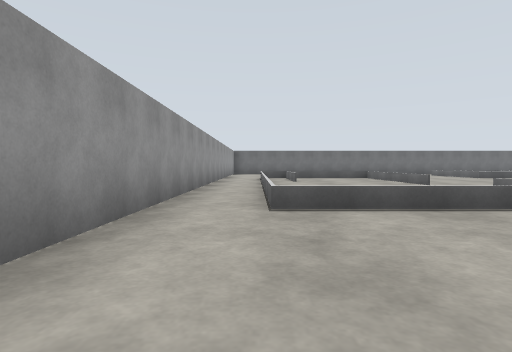
[1] (above)

24 first-person views from a walk through a Gazebo world. The camera is 0.94 m above the floor, tilts 2° down and sees 80° across. The floor is counted in squares, 2 m on a side. Each view is taken from the middle of a square. On the plan, view 1 faces up. The plan holds only what a view shows up to about 9 squares ahead; the rest is blank.

[2]
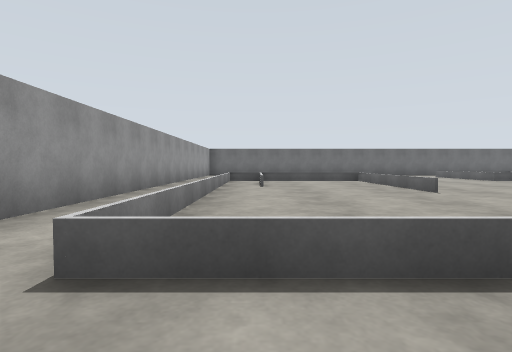

[3]
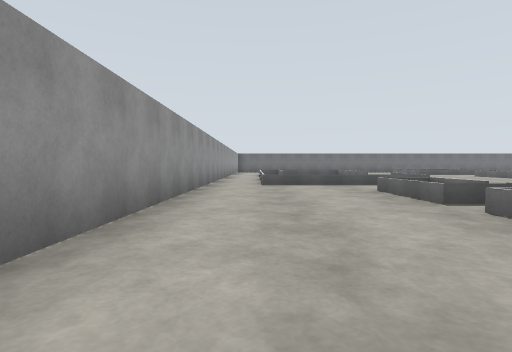

[4]
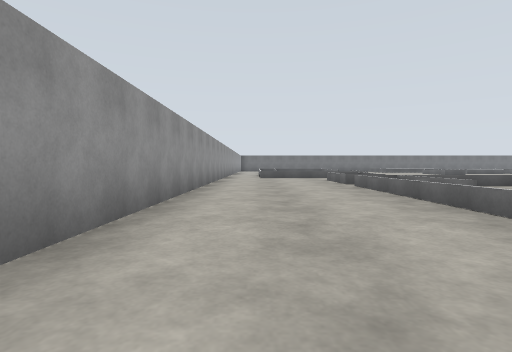

[5]
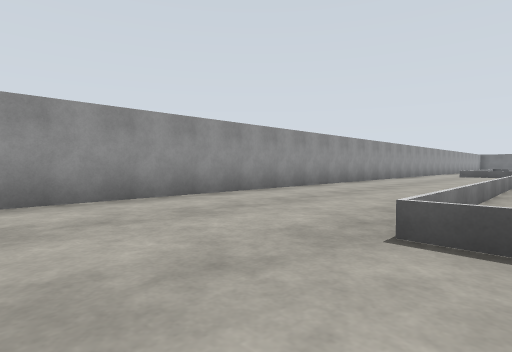

[6]
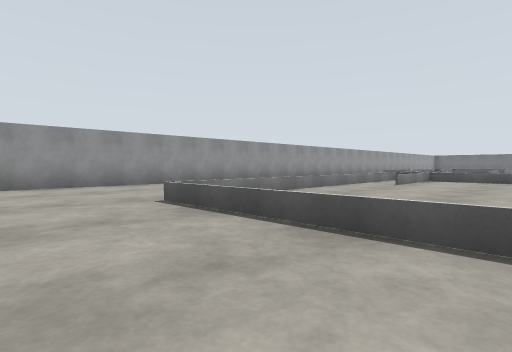

[7]
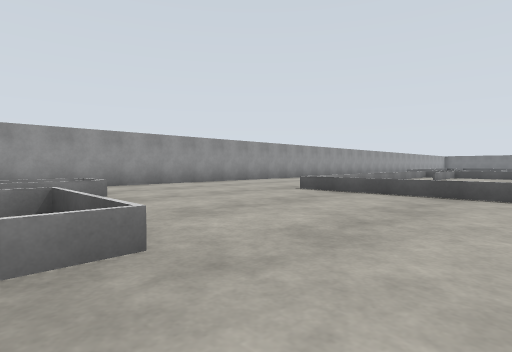

[8]
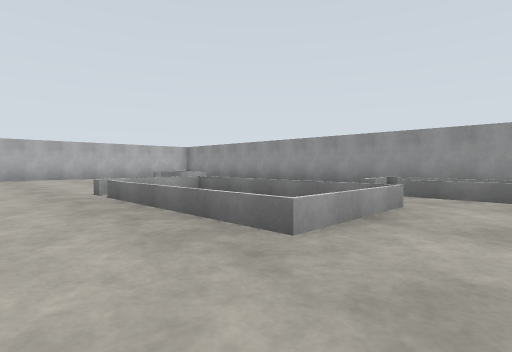

[9]
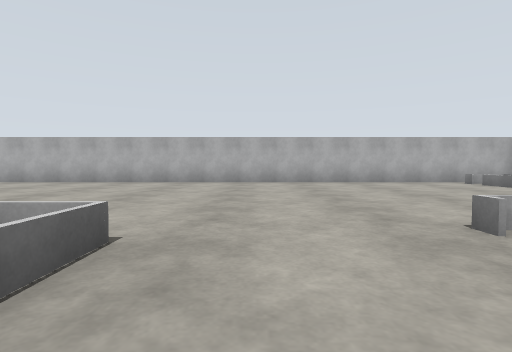

[10]
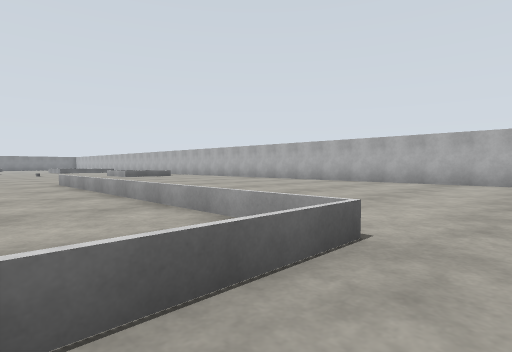

[11]
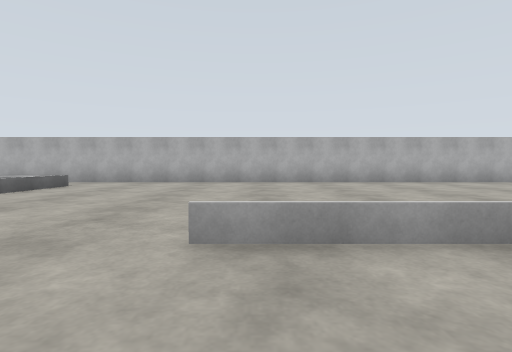

[12]
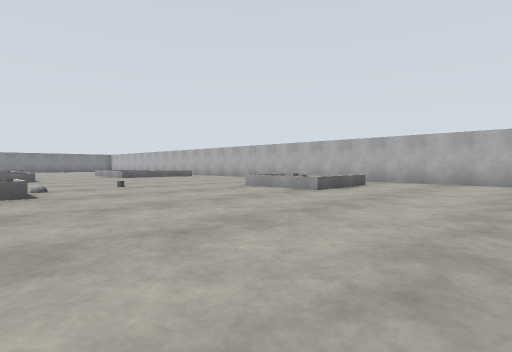

[13]
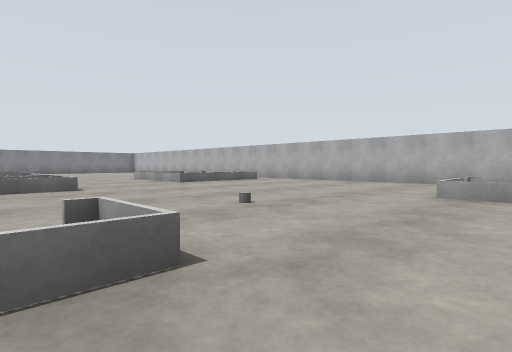

[14]
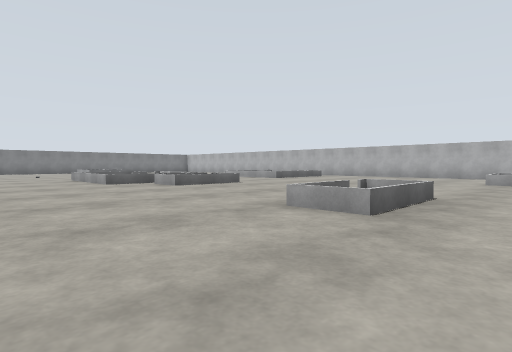

[15]
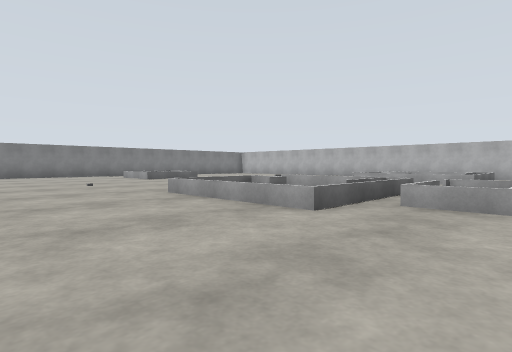

[16]
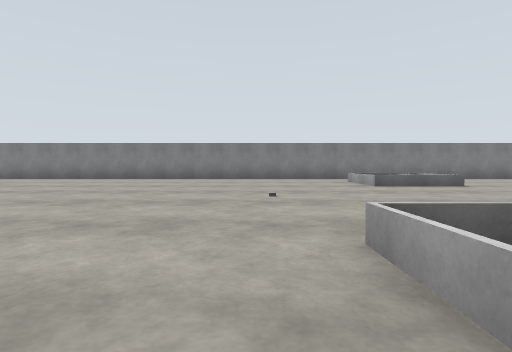

[17]
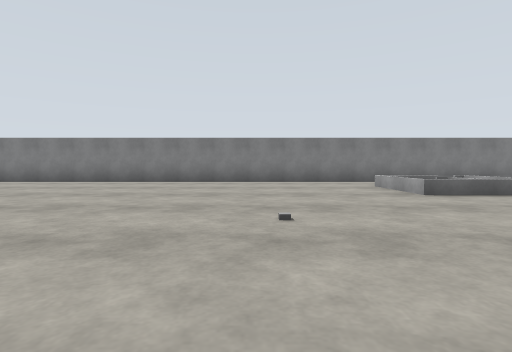

[18]
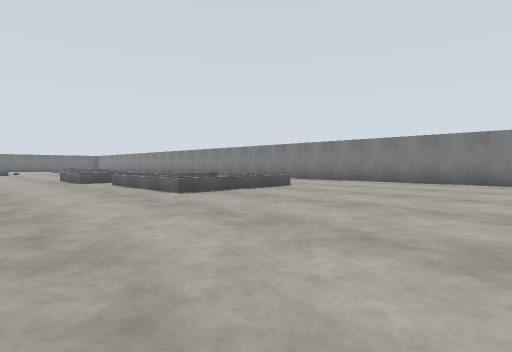

[19]
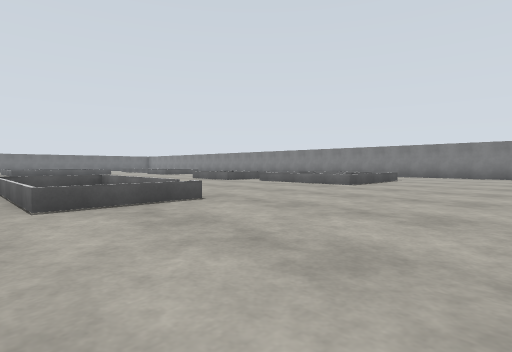

[20]
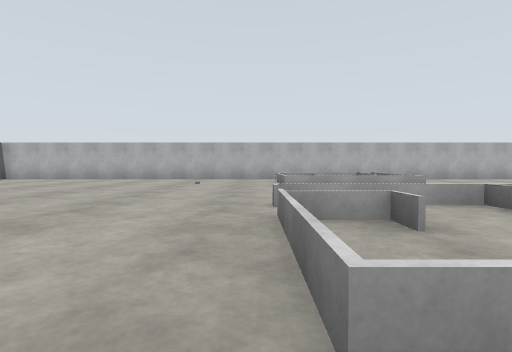

[21]
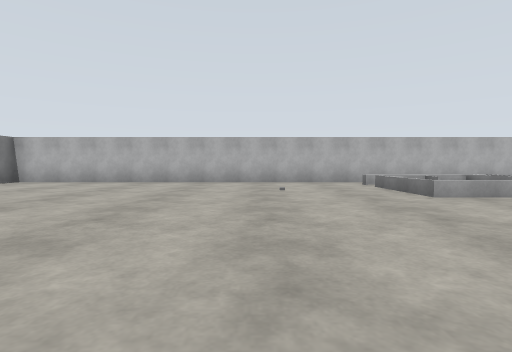

[22]
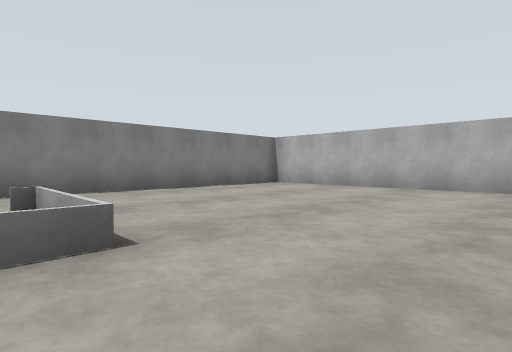

[23]
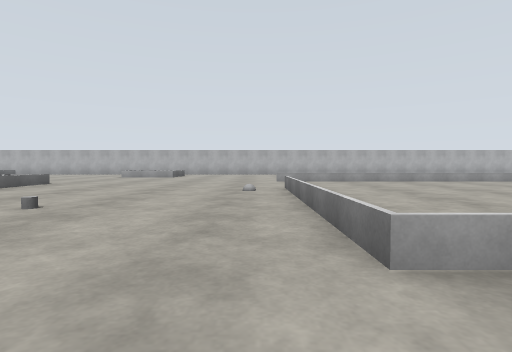

[24]
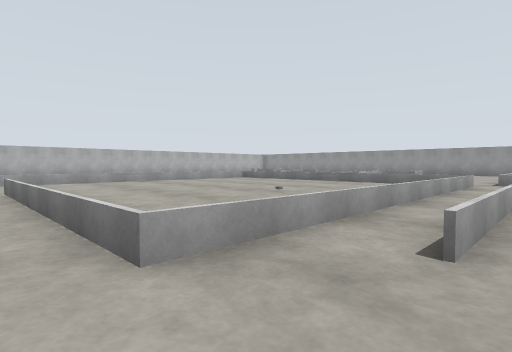

### Floor plan
Key: @ floor where view 1 was taken; # wall or solid block; x gap in a wall; . floor; = window, fence, low wall or low ledge; C grey cylinder; O other object.
Columns run from 2 left of view 1 to 39 right of it. Each row starts with its distance up from view 1.
 11 #. ====  .=
 10 #..=..= ...
  9 #.==..=...
  8 #.=...=..
  7 #.=.....
  6 #.=.....
  5 #.=...=
  4 #.=   =
  3 #.====
  2 #....=
  1 #...==
  0 #.@.==                           ..
 -1 #....x===                        .==
 -2 #...==..                     === .===
 -3 #...==..                     =#= ..===
 -4 #...=...                     =#=...====
 -5 #...=...                    .=#=...=#==
 -6 #...=...                    .==....===...#
 -7 #...=...                    .............#
 -8 #...=        ===..          .............#
 -9 #...====xx=======..         .............#
-10 #........=      =...        .............#
-11 #........=......=..C.....................#
-12 #..=.....=..O...=........................#
-13 # =====..=......=..................O.....#
-14 # ===#=.. ......=.....==.....====........#
-15 #   =#=..=............==...===#==........#
-16 #   =#=..=.............=...===#==....===.#
-17 #   ===..========...........====.....===.#
-18 #     .....      .......O............===.#
-19      .......................====.........#
-20     .................==.....====.........#
-21    =.................==.....====.O.......#
-22    =.................==..... ===.........#
-23   x........................    ..........#
-24  #########################################

Positions as (right, up) in squares from view 1, and headings:
1: (0, 0), facing up
2: (1, 2), facing up
3: (0, -4), facing up
4: (0, -8), facing up
5: (3, -11), facing up-left
6: (6, -11), facing up-left
7: (6, -14), facing up-left
8: (6, -12), facing down-left
9: (6, -15), facing down
10: (6, -15), facing down-right
11: (14, -15), facing down
12: (15, -15), facing down-right
13: (19, -15), facing down-right
14: (19, -11), facing down-right
15: (25, -11), facing down-right
16: (28, -13), facing right
17: (30, -13), facing right
18: (30, -11), facing up-right
19: (26, -10), facing up-right
20: (30, -13), facing down
21: (32, -15), facing down
22: (33, -17), facing down-right
23: (15, -8), facing down
24: (15, -8), facing down-left
